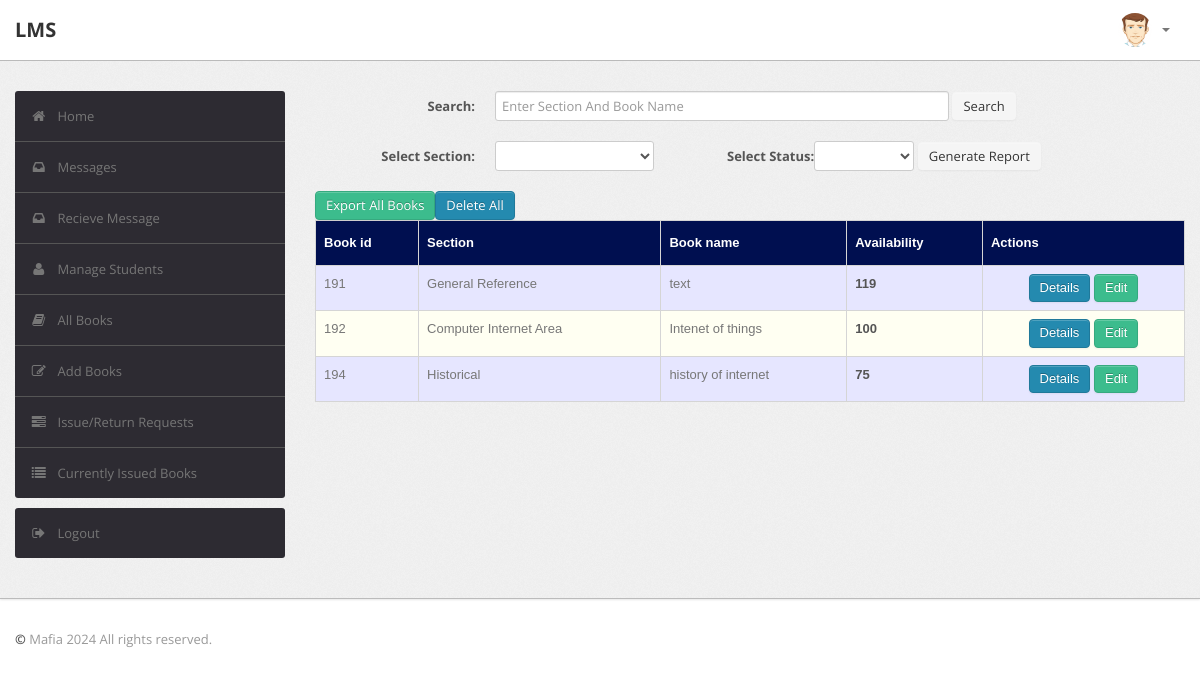
The page /librarian/book.php (signed in) on the database its author committed.
### tables this page shows
CREATE TABLE `book` (
  `BookId` int(10) NOT NULL,
  `Section` varchar(255) NOT NULL,
  `Subject` varchar(50) DEFAULT NULL,
  `Textbook` varchar(255) NOT NULL,
  `Volume` varchar(255) DEFAULT NULL,
  `Year` varchar(50) DEFAULT NULL,
  `Availability` int(10) DEFAULT NULL,
  `Author` varchar(255) NOT NULL,
  `ISBN` varchar(255) NOT NULL,
  `Status` varchar(255) DEFAULT NULL
);

### librarian/book.php (the view, shortened to what this page needs)
<?php
require('dbconn.php');
?>
<?php
$rollno = $_SESSION['RollNo'];
                                $sql="select * from LMS.user where RollNo='$rollno'";
if ($_SESSION['RollNo'] !== 'staff') {
    ?>
<!DOCTYPE html>
<html lang="en">
    <head>
        <link type="text/css" href="bootstrap/css/bootstrap.min.css" rel="stylesheet">
        <link type="text/css" href="bootstrap/css/bootstrap-responsive.min.css" rel="stylesheet">
        <link type="text/css" href="css/theme.css" rel="stylesheet">
        <link type="text/css" href="images/icons/css/font-awesome.css" rel="stylesheet">
    </head>
    <body>
        <div class="navbar navbar-fixed-top">
            <div class="navbar-inner">
                <div class="container">
                        <a class="brand" href="index.php">LMS </a>
                    <div class="nav-collapse collapse navbar-inverse-collapse">
                        <ul class="nav pull-right">
                            <li class="nav-user dropdown"><a href="#" class="dropdown-toggle" data-toggle="dropdown">
                                <img src="images/user.png" class="nav-avatar" />
                                <b class="caret"></b></a>
                            </li>
                        </ul>
                    </div>
                </div>
            </div>
        </div>
        <div class="wrapper">
            <div class="container">
                <div class="row">
                    <div class="span3">
                        <div class="sidebar">
                           <ul class="widget widget-menu unstyled">
                                <li class="active"><a href="index.php"><i class="menu-icon icon-home"></i>Home
                                </a></li>
                                 <li><a href="message.php"><i class="menu-icon icon-inbox"></i>Messages</a>
                                </li>
                                <li><a href="recieve.php"><i class="menu-icon icon-inbox"></i>Recieve Message</a>
                                </li>
                                <li><a href="student.php"><i class="menu-icon icon-user"></i>Manage Students </a>
                                </li>
                                <li><a href="book.php"><i class="menu-icon icon-book"></i>All Books </a></li>
                                <li><a href="addbook.php"><i class="menu-icon icon-edit"></i>Add Books </a></li>
                                <li><a href="requests.php"><i class="menu-icon icon-tasks"></i>Issue/Return Requests </a></li>
                                <li><a href="current.php"><i class="menu-icon icon-list"></i>Currently Issued Books </a></li>
                            </ul>
                            <ul class="widget widget-menu unstyled">
                                <li><a href="logout.php"><i class="menu-icon icon-signout"></i>Logout </a></li>
                            </ul>
                        </div>
                    </div>
                    <div class="span9">
                  <form class="form-horizontal row-fluid" action="book.php" method="post">
                                        <div class="control-group">
                                            <label class="control-label" for="Search"><b>Search:</b></label>
                                            <div class="controls">
                                                <input type="text" id="Textbook" name="Textbook" placeholder="Enter Section And Book Name" class="span8" required>
                                                <button type="submit" name="submit"class="btn">Search</button>
                                            </div>
                                        </div>
                                    </form>
                                    <br>
                                     <form class="form-horizontal row-fluid" action="lab.php" method="post">
                                        <div class="control-group">
                                            <label class="control-label" for="Search"><b>Select Section:</b></label>
                                            <div class="controls">
                                               <select name = "Section" tabindex="1" value="SC" data-placeholder="" class="span3" required style="float:left;">
                                                  <option value=""></option>
                                                    <option value="General Reference">General Reference</option>
                                                </select>
                                                 <label class="control-label" for="Search"><b>Select Status:</b></label>
                                                <select name = "Status" tabindex="1" value="SC" data-placeholder="Select Status" class="span2">
                                                  <option value=""></option>
                                                    <option value="GOOD">GOOD</option>
                                                </select>
                                                <button type="submit" name="submit"class="btn">Generate Report</button>
                                            </div>
                                        </div>
                                    </form>
                                    <br>
                                    <?php
                                    if(isset($_POST['submit']))
                                        {$s=$_POST['Textbook'];
                                            $sql="select * from LMS.book where Section like '%$s%' OR Textbook like '%$s%'";
                                        }
                                    else
                                        $sql="select * from LMS.book";
                                    $result=$conn->query($sql);
                                    $rowcount = mysqli_num_rows($result);
                                    if(!($rowcount))
                                        echo "<br><center><h2><b><i>No Results</i></b></h2></center>";
                                    else
                                    {
                                    ?>
                                      <form action="excel.php" method="post" style="float: left;">
                                    <input type="submit" name="export_excel" class="btn btn-success" value="Export All Books">
                                </form>
                                 <form action="delallb.php" method="post">
<button onclick="return myFunction2()" name="delete" type="submit" class="btn btn-primary">Delete All </button>
                        <table class="table" id = "tables">
                                  <thead>
                                    <tr>
                                      <th>Book id</th>
                                       <th>Section</th>
                                      <th>Book name</th>
                                      <th>Availability</th>
                                      <th>Actions</th>
                                    </tr>
                                  </thead>
                                  <tbody>
                                    <?php
                            while($row=$result->fetch_assoc())
                            {
                                $bookid=$row['BookId'];
                                $section = $row['Section'];
                                $name=$row['Textbook'];
                                $avail=$row['Availability'];
                            ?>
                                    <tr>
                                      <td><?php echo $bookid ?></td>
                                       <td><?php echo $section ?></td>
                                      <td><?php echo $name ?></td>
                                      <td><b><?php echo $avail ?></b></td>
                                        <td><center>
                                            <a href="bookdetails.php?id=<?php echo $bookid; ?>" class="btn btn-primary">Details</a>
                                            <a href="edit_book_details.php?id=<?php echo $bookid; ?>" class="btn btn-success">Edit</a>
                                           </form>
                                        </center></td>
                                    </tr>
                               <?php }} ?>
                            </div>
                </div>
            </div>
        </div>
<div class="footer">
            <div class="container">
                <b class="copyright">&copy;    </b> Mafia 2024 All rights reserved.
            </div>
        </div>
    </body>
</html>
<?php }
else {
    echo "<script type='text/javascript'>alert('Access Denied!!!')</script>";
} ?>

### librarian/css/theme.css (style rules this page uses)
#tables { font-family: "Trebuchet MS", Arial, Helvetica, sans-serif; border-collapse: collapse; width: 100%; }
#tables td, #tables th { border: 1px solid #ddd; padding: 8px; }
#tables tr:nth-child(even) { background-color: #fffff2; }
#tables tr:nth-child(odd) { background-color: #e6e6ff; }
#tables th { padding-top: 12px; padding-bottom: 12px; text-align: left; background-color: #000F50; color: white; }
body { font-size: 13px; font-family: 'Open Sans', Arial, sans-serif; background: #fff; color: #777 }
strong, b { color: #555 }
.wrapper { background: url(../images/bg.png) #eee; border-bottom: 1px solid #bbb; -webkit-box-shadow: 0 1px 2px rgba(0,0,0,0.1); -moz-box-shadow: 0 1px 2px rgba(0,0,0,0.1); box-shadow: 0 1px 2px rgba(0,0,0,0.1); padding: 30px 0 }
.footer { color: #999; padding: 30px 0 60px }
form { margin: 0 }
select, textarea, input[type="text"], input[type="password"], input[type="datetime"], input[type="datetime-local"], input[type="date"], input[type="month"], input[type="time"], input[type="week"], input[type="number"], input[type="email"], input[type="url"], input[type="search"], input[type="tel"], input[type="color"], .uneditable-input, label, input, button, select, textarea { -webkit-border-radius: 3px; -moz-border-radius: 3px; border-radius: 3px; font-size: 13px; font-family: 'Open Sans', Tahoma, Arial, sans-serif }
body [class^="icon-"], body [class*=" icon-"] { font-size: 14px; line-height: 20px; height: 20px }
.form-horizontal .control-group, .form-vertical .control-group { margin-bottom: 0 }
.navbar { position: static!important; margin: 0!important }
.navbar .navbar-inner { background: #fff; border-bottom: 1px solid #bbb; -webkit-box-shadow: 0 1px 2px rgba(0,0,0,0.15); -moz-box-shadow: 0 1px 2px rgba(0,0,0,0.15); box-shadow: 0 1px 2px rgba(0,0,0,0.15) }
.navbar .brand { color: #333; font-weight: bold; font-size: 20px; margin-right: 20px; padding: 20px }
.navbar .nav>li>a { padding: 20px 15px; font-weight: bold; color: #777 }
.nav-user>a { height: 20px }
.nav-avatar { width: 34px; height: 34px; margin: -7px 5px 0 0; -webkit-border-radius: 50%; -moz-border-radius: 50%; border-radius: 50% }
.btn, .btn-box { -webkit-border-radius: 3px; -moz-border-radius: 3px; border-radius: 3px }
.btn { font-size: 13px; font-weight: 600 }
.btn { display: inline-block; margin-bottom: 0; font-weight: 400; text-align: center; vertical-align: middle; cursor: pointer; background-image: none; border: 1px solid transparent; white-space: nowrap; padding: 4px 10px; font-size: 13px; line-height: 1.42857; border-radius: 4px; -webkit-user-select: none; -moz-user-select: none; -ms-user-select: none; user-select: none }
.btn-primary { color: #fff; background-color: #248aaf; border-color: #20799a }
.btn-success { color: #fff; background-color: #3cbc8d; border-color: #36a97f }
.table { margin-bottom: 0 }
.table th, .table td { border-color: #d5d5d5!important }
.widget-menu { background: #fff; -webkit-border-radius: 3px; -moz-border-radius: 3px; border-radius: 3px; overflow: hidden }
.widget-menu a { color: #555; display: block; line-height: 20px; padding: 15px; text-decoration: none!important }
.widget-menu .menu-icon { margin-right: 10px; color: #767676; -webkit-transition: all .2s ease-in-out; -moz-transition: all .2s ease-in-out; transition: all .2s ease-in-out; }
.widget-menu>li+li { border-top: 1px solid #555 }
.widget-menu>li>a { background-color: #2d2b32; color: #767676; -webkit-transition: all .2s ease-in-out; -moz-transition: all .2s ease-in-out; transition: all .2s ease-in-out; }

### rows shown on the page
book: BookId "191", Section "General Reference", Textbook "text", Availability "119"
book: BookId "192", Section "Computer Internet Area", Textbook "Intenet of things", Availability "100"
book: BookId "194", Section "Historical", Textbook "history of internet", Availability "75"
